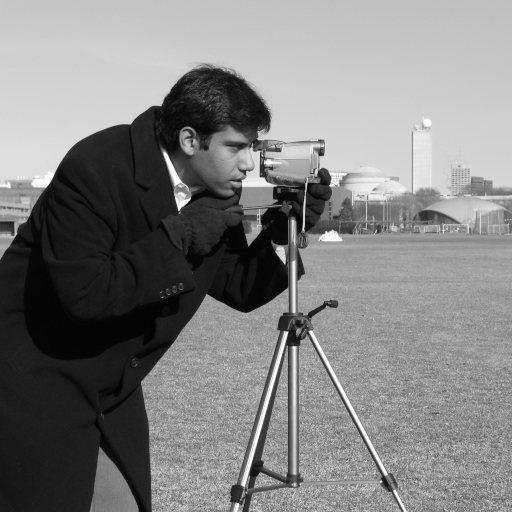
#> input picture lab4/image/threshold_input.png, 512 x 512 px, found by its file name
$ jupyter execute ARTI_404_Lab_4_2240005501.ipynb   (text cells are left out)
#> lines starting #> are read from the running program, lines starting #| are printed output that depends on the picture; after the words box and inside, x2 and y2 are one past the last pixel; in counts of white or black regions, pixels touching at a corner belong together; pictures that were not available may be replaced by others from this repository, and a replacement may not be noted
[cell 1]
import os
import cv2
import numpy as np
import matplotlib.pyplot as plt
from skimage import io, exposure
from skimage.exposure import match_histograms

# Input images are kept here. These are original images only.
IMAGE_DIR = 'images'
OUTPUT_DIR = 'outputs'
os.makedirs(OUTPUT_DIR, exist_ok=True)

threshold_path = os.path.join(IMAGE_DIR, 'threshold_input.png')
moon_path = os.path.join(IMAGE_DIR, 'moon.png')
rocket_path = os.path.join(IMAGE_DIR, 'rocket.png')
chelsea_path = os.path.join(IMAGE_DIR, 'chelsea.png')

print('Input images:')
for path in [threshold_path, moon_path, rocket_path, chelsea_path]:
    print('-', path)

[cell 2]
# Load an ORIGINAL grayscale image from the images folder
img = cv2.imread(threshold_path, cv2.IMREAD_GRAYSCALE)
#> img is the input picture: shape (512, 512); min 0, max 255, mean 129.1

if img is None:
    raise FileNotFoundError(f'Could not load image: {threshold_path}')

threshold_values = [0, 50, 100, 150, 200]

fig, axes = plt.subplots(1, 6, figsize=(16, 3))
axes[0].imshow(img, cmap='gray', vmin=0, vmax=255)
axes[0].set_title('Original')
axes[0].axis('off')

for ax, t in zip(axes[1:], threshold_values):
    _, binary = cv2.threshold(img, t, 255, cv2.THRESH_BINARY)
    ax.imshow(binary, cmap='gray', vmin=0, vmax=255)
    ax.set_title(f'T = {t}')
    ax.axis('off')
#> this loop made 5 passes
#> pass 1, `_, binary = cv2.threshold(img, t, 255, cv2.THRESH_BINARY)`:
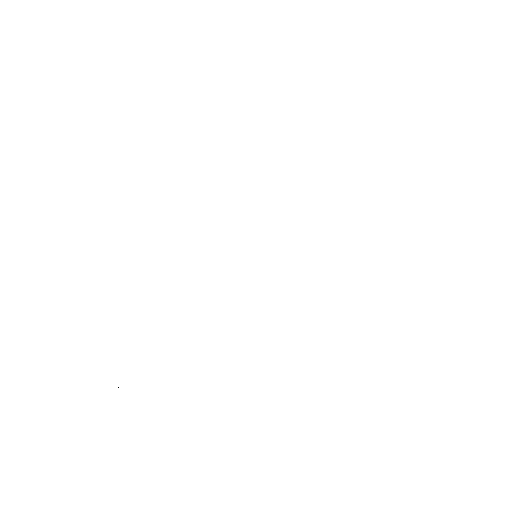
#> binary: shape (512, 512); 100% white; black in thin lines or dots, all inside (x1, y1, x2, y2) = (118, 387, 119, 388)

plt.tight_layout()
plt.savefig(os.path.join(OUTPUT_DIR, 'task1_thresholding.png'), dpi=150, bbox_inches='tight')
plt.show()

[cell 3]
# Load the ORIGINAL moon image from the images folder
moon = io.imread(moon_path)
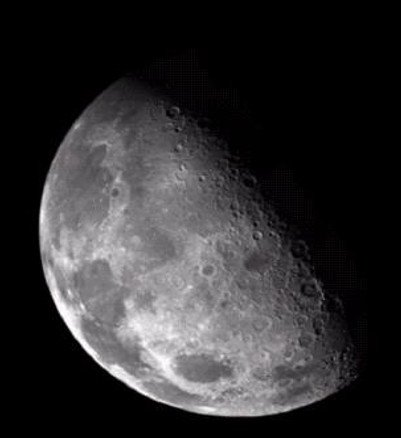
#> input picture lab7/moon.jpg, 401 x 438 px, given in place of moon.png, which was not available
#> moon is the input picture: shape (438, 401, 3); mean R, G, B 48.1, 47.1, 48.5

if moon.ndim != 2:
    moon = cv2.cvtColor(moon, cv2.COLOR_RGB2GRAY)
#> moon: shape (438, 401)

p2, p98 = np.percentile(moon, (2, 98))
#> p2 = 0; p98 = 198
moon_rescale = exposure.rescale_intensity(moon, in_range=(p2, p98))

fig, axes = plt.subplots(2, 2, figsize=(12, 9))

axes[0, 0].imshow(moon, cmap='gray')
axes[0, 0].axis('off')
axes[0, 0].set_title('Original Moon')

axes[0, 1].hist(moon.ravel(), bins=256, range=(0, 255))
axes[0, 1].set_title('Original Histogram')
axes[0, 1].set_xlabel('Gray level values')
axes[0, 1].set_ylabel('Number of pixels')

axes[1, 0].imshow(moon_rescale, cmap='gray')
axes[1, 0].axis('off')
axes[1, 0].set_title('Contrast Stretch: 2nd–98th Percentiles')

axes[1, 1].hist(moon_rescale.ravel(), bins=256, range=(0, 255))
axes[1, 1].set_title('Histogram After Contrast Stretching')
axes[1, 1].set_xlabel('Gray level values')
axes[1, 1].set_ylabel('Number of pixels')

plt.tight_layout()
plt.savefig(os.path.join(OUTPUT_DIR, 'contrast_stretch_2_98.png'), dpi=150, bbox_inches='tight')
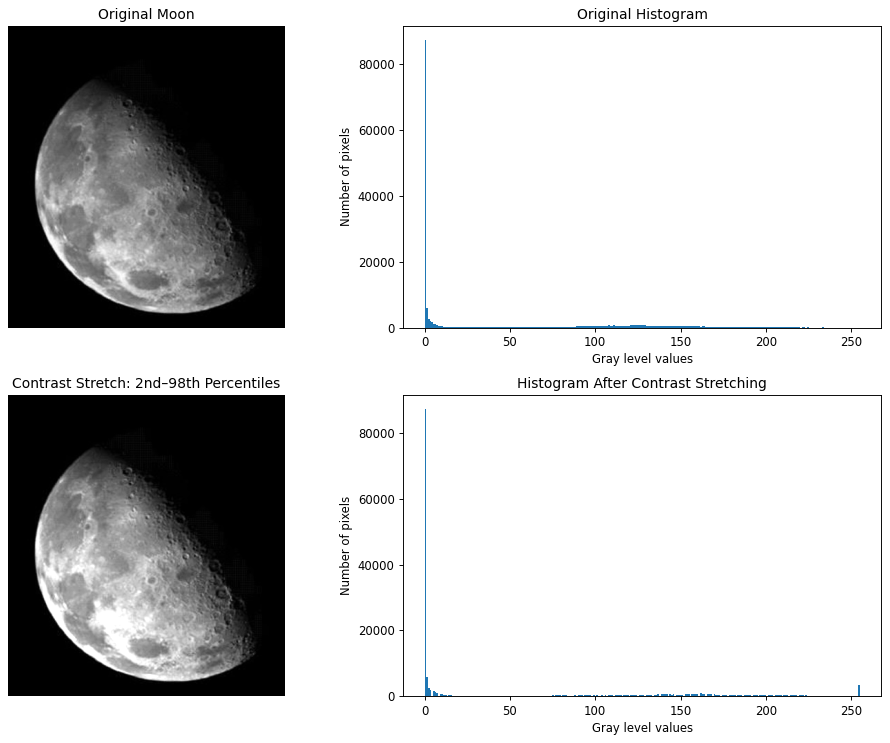
#> figure drawn by matplotlib, 4 panels; panel 2: tallest bar 87097 high, from x = 0 to 0.996; panel 4: tallest bar 87097 high, from x = 0 to 0.996
plt.show()

[cell 4]
# Rescale the ORIGINAL moon image using the 3rd and 80th percentiles
p3, p80 = np.percentile(moon, (3, 80))
#> p3 = 0; p80 = 121
moon_task1 = exposure.rescale_intensity(moon, in_range=(p3, p80))
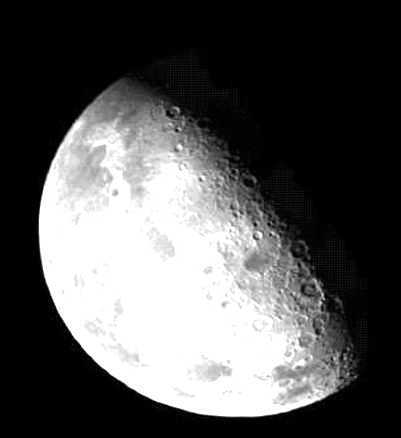
#> moon_task1: shape (438, 401); min 0, max 255, mean 85.3

fig, axes = plt.subplots(1, 2, figsize=(12, 4))
axes[0].imshow(moon_task1, cmap='gray')
axes[0].axis('off')
axes[0].set_title('Moon: 3rd–80th Percentile Stretch')

axes[1].hist(moon_task1.ravel(), bins=256, range=(0, 255))
axes[1].set_xlabel('Gray level values')
axes[1].set_ylabel('Number of pixels')
axes[1].set_title('Histogram: 3rd–80th Percentile Stretch')

plt.tight_layout()
plt.savefig(os.path.join(OUTPUT_DIR, 'assessment_task1_3rd_80th.png'), dpi=150, bbox_inches='tight')
#> figure, not shown here; panel 2: tallest bar 87097 high, from x = 0 to 0.996
plt.show()

[cell 5]
# Histogram equalization using the scikit-image exposure.equalize_hist function
moon_equalized = exposure.equalize_hist(moon)
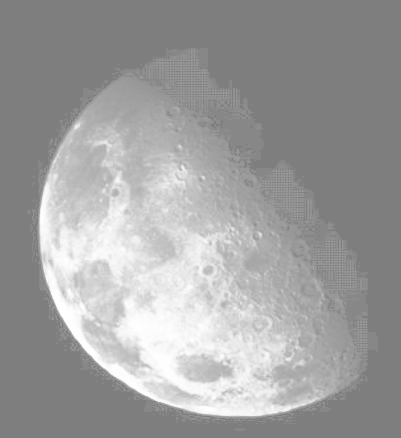
#> moon_equalized: shape (438, 401) float64; min 0.496, max 1, mean 0.624

fig, axes = plt.subplots(1, 2, figsize=(12, 4))
axes[0].imshow(moon_equalized, cmap='gray')
axes[0].axis('off')
axes[0].set_title('Moon: Histogram Equalization')

axes[1].hist(moon_equalized.ravel(), bins=256, range=(0, 1))
axes[1].set_xlabel('Normalized intensity')
axes[1].set_ylabel('Number of pixels')
axes[1].set_title('Histogram After Equalization')

plt.tight_layout()
plt.savefig(os.path.join(OUTPUT_DIR, 'assessment_task2_equalization.png'), dpi=150, bbox_inches='tight')
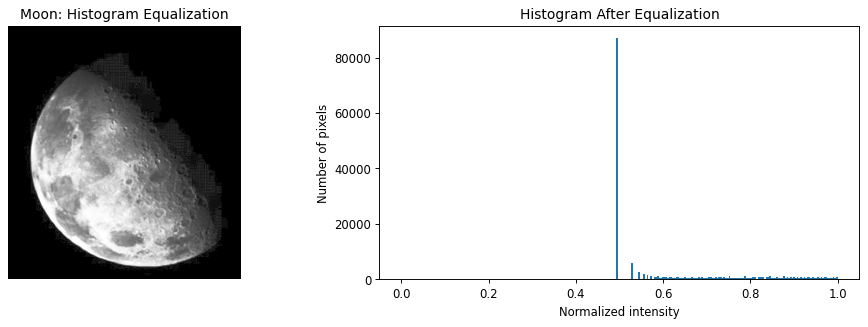
#> figure drawn by matplotlib, 2 panels; panel 2: tallest bar 87097 high, from x = 0.492 to 0.496
plt.show()

[cell 6]
# Load ORIGINAL source and reference images from the images folder
source = io.imread(chelsea_path)    # Chelsea = source image
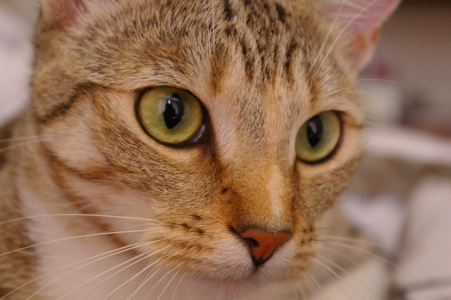
#> input picture lab4/image/chelsea.png, 451 x 300 px, found by its file name
#> source is the input picture: shape (300, 451, 3); mean R, G, B 147.7, 111.4, 86.8
reference = io.imread(rocket_path)  # Rocket = reference image
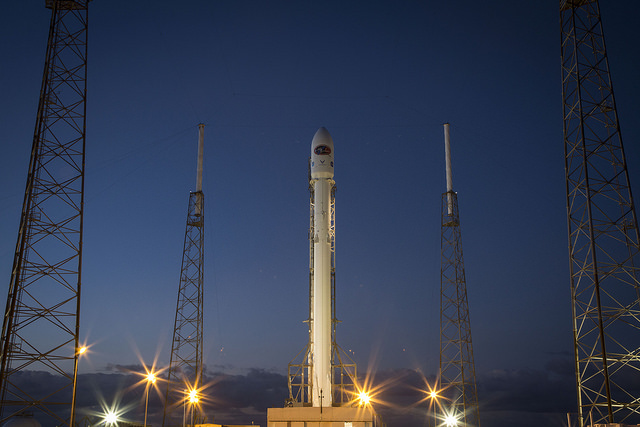
#> input picture lab4/image/rocket.png, 640 x 427 px, found by its file name
#> reference is the input picture: shape (427, 640, 3); mean R, G, B 52.3, 61.3, 82.3

# Match the source image histogram to the reference image histogram
matched = match_histograms(source, reference, channel_axis=-1)
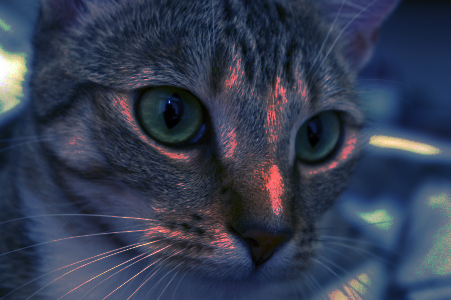
#> matched: shape (300, 451, 3); mean R, G, B 52.1, 60.8, 81.7

fig, axes = plt.subplots(1, 3, figsize=(15, 5))
axes[0].imshow(source)
axes[0].set_title('Source: Chelsea')
axes[0].axis('off')

axes[1].imshow(reference)
axes[1].set_title('Reference: Rocket')
axes[1].axis('off')

axes[2].imshow(matched)
axes[2].set_title('Histogram Matched')
axes[2].axis('off')

plt.tight_layout()
plt.savefig(os.path.join(OUTPUT_DIR, 'assessment_task3_histogram_matching.png'), dpi=150, bbox_inches='tight')
plt.show()

[cell 7]
# Compare RGB histograms before and after histogram matching
images = [source, reference, matched]
titles = ['Chelsea (Source)', 'Rocket (Reference)', 'Matched']
channels = ['Red', 'Green', 'Blue']

fig, axes = plt.subplots(3, 3, figsize=(14, 10))

for col, (image, title) in enumerate(zip(images, titles)):
    for row, channel in enumerate(channels):
        hist, bins = exposure.histogram(image[..., row], source_range='dtype')
        axes[row, col].plot(bins, hist)
        axes[row, col].set_title(f'{title} – {channel}')
        axes[row, col].set_xlabel('Intensity')
        axes[row, col].set_ylabel('Pixel count')
#> this loop made 3 passes
#> title on passes 1 to 3: 'Chelsea (Source)', 'Rocket (Reference)', 'Matched'

plt.tight_layout()
plt.savefig(os.path.join(OUTPUT_DIR, 'assessment_task3_rgb_histograms.png'), dpi=150, bbox_inches='tight')
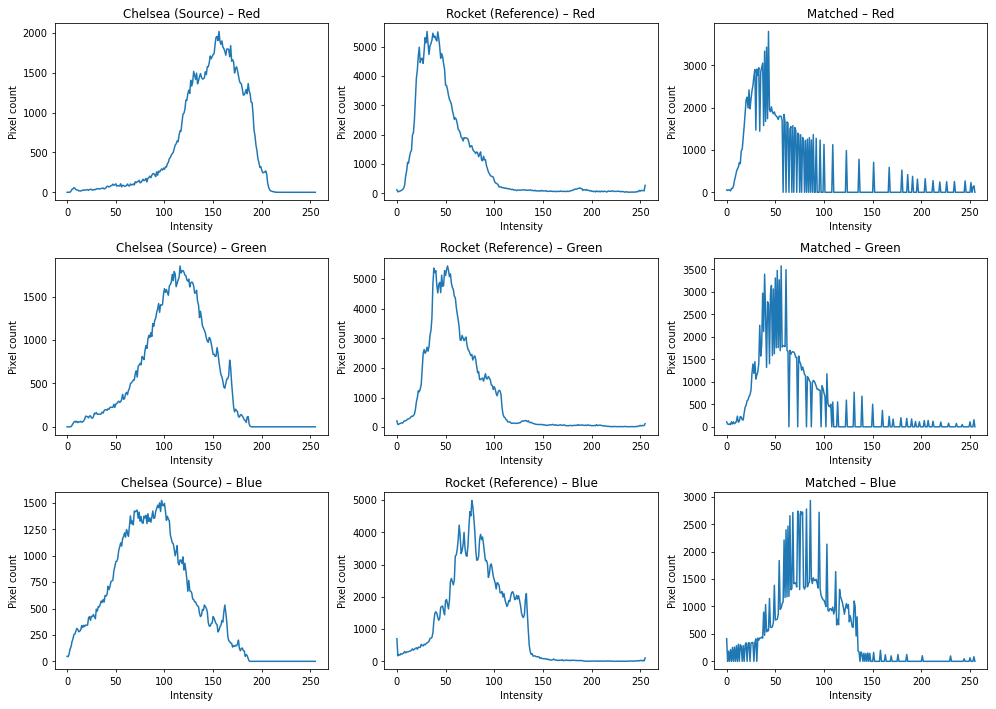
#> figure drawn by matplotlib, 9 panels; panel 1: curve peaks at x = 156, y = 2021; panel 2: curve peaks at x = 31, y = 5521; panel 3: curve peaks at x = 43, y = 3806; panel 4: curve peaks at x = 116, y = 1855
plt.show()
